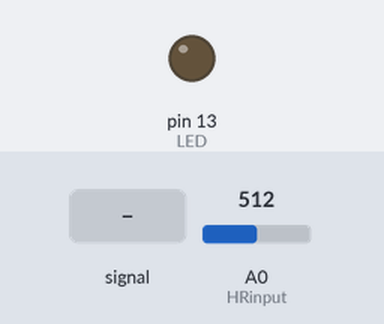
The sketch below on a simulated Arduino Uno, built with avr-gcc and run on an emulated ATmega328P. Shown: output pins drawn as LEDs (lit = HIGH). The test bench sets the inputs (shaded band); at power-on: A0 (HRinput) = 512. What the sketch prints to the serial monitor is not drawn.

Above: at 1.2 s.
1.3 s: A0 (HRinput) fed a 200 Hz sine of ±81 counts around its level
At 2.2 s:
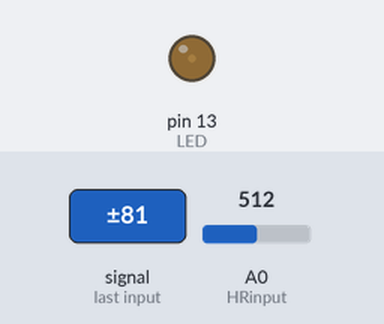
2.8 s: A0 (HRinput) set to 716
At 4.0 s:
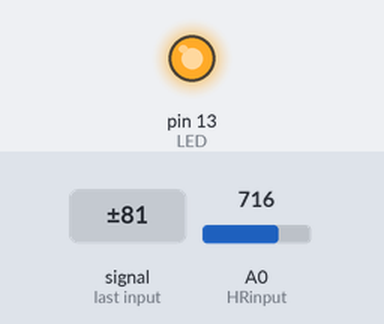
4.3 s: A0 (HRinput) set to 559
5.8 s: A0 (HRinput) set to 543
At 6.2 s:
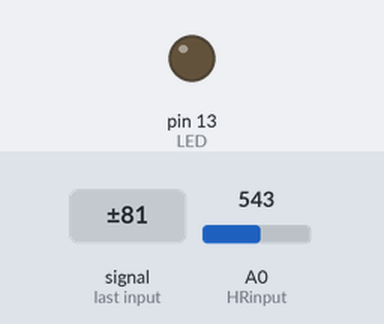
7.3 s: A0 (HRinput) set to 560
At 8.5 s:
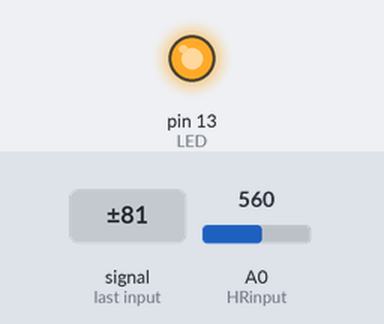
8.8 s: A0 (HRinput) set to 540
At 9.6 s:
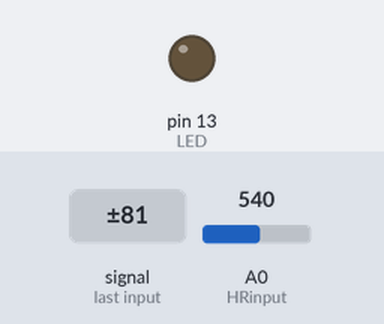
Timing chart, 0 to 11.3 s (numbered marks = the images above; inputs shaded):
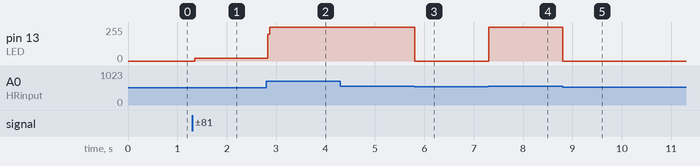

The sketch:

Heartbeat.ino
```cpp
/*
Heartrate detector
*/

// Variables
int HRinput = A0;
int LED = 13; //on-board arduino LED

// Incoming data
int Signal; // for incoming signal from the heart rate sensor, this is a value from 0-1024
int Threshold = 550; // Determine what signal counts as a beat, if it is too low it could be noise. Determine experimentally

// Derived data
volatile int rate[10];


void setup(){
  pinMode(LED, OUTPUT);
  pinMode(HRinput, INPUT);
  Serial.begin(115200);
}

void loop(){
  Signal = analogRead(HRinput); // read heart rate value
  Serial.println(Signal); // print signal value

  // Check if the signal is above threshold
  if (Signal > Threshold){
    Serial.println("!!!!!!!!!Beat!!!!!!!");
    digitalWrite(LED, HIGH);}

  else{
   digitalWrite(LED, LOW);
  }
}
```

Measured:
- the behaviour switches between 551 and 550 on A0 (HRinput) (found by bisection; images 2 and 3)
- after the input at 1.3 s, pin 13 (LED): 0/255 → 22/255 after 0.05 s
- after the input at 2.8 s, pin 13 (LED): 22/255 → 255/255 at once
- after the input at 5.8 s, pin 13 (LED): 255/255 → 0/255 at once
- after the input at 7.3 s, pin 13 (LED): 0/255 → 255/255 at once
- after the input at 8.8 s, pin 13 (LED): 255/255 → 0/255 at once
